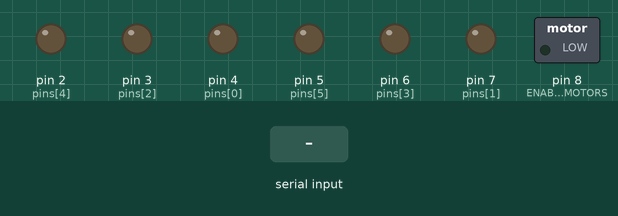
Recording of a sketch running on a simulated Arduino Uno, built with avr-gcc and run on an emulated ATmega328P. Parts: switched loads named in the sketch (green lamp = pin HIGH), output pins drawn as LEDs (lit = HIGH). The test bench sets the inputs (shaded band). What the sketch prints to the serial monitor is not drawn.

Above: at 1.2 s.
1.3 s: byte 30 received over Serial
At 1.7 s:
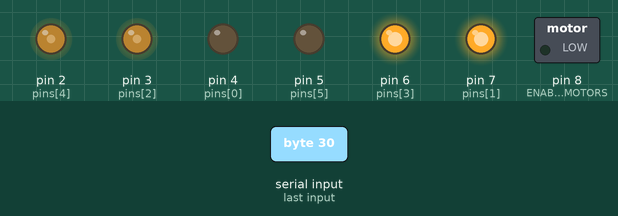
Timing chart, 0 to 4.3 s (numbered marks = the images above; inputs shaded):
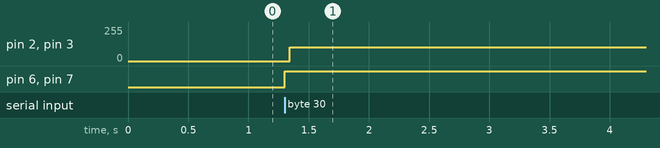

The sketch:

firmware.ino
```cpp
#include <avr/wdt.h>

// Z Motor
#define Y1_B 0b00000001
#define Y2_B 0b00000010
#define Y1_P 0
#define Y2_P 1

// Y Motor
#define G1_B 0b00000100
#define G2_B 0b00001000
#define G1_P 2
#define G2_P 3

// X Motor
#define R1_B 0b00010000
#define R2_B 0b00100000
#define R1_P 4
#define R2_P 5

#define ENABLE_MOTORS 8

#define QTD_PINS 6
#define ENDSTOP_THRESHOLD 500

#define BAUD_RATE 9600

//int  pins[QTD_PINS] =  { 9, 8, 7, 6, 5, 4 }; // arduino leonardo pro micro
//CNC Shield
//int  pins[QTD_PINS] =  { 5, 2, 6, 3, 7, 4 };
//int  pins[QTD_PINS] =  { 2, 5, 3, 6, 4, 7 };
//                      ZS ZD YS YD XS XD
int  pins[QTD_PINS] =  { 4, 7, 3, 6, 2, 5 };
bool values[QTD_PINS];

void printStatusSerial()
{
  Serial.println("---LZak Fw---");

  Serial.print("Baud rate: ");
  Serial.println(BAUD_RATE);
}

void setup()
{
  MCUSR = 0;

  Serial.begin(BAUD_RATE);
  printStatusSerial();

  pinMode(ENABLE_MOTORS, OUTPUT);
  digitalWrite(ENABLE_MOTORS, LOW);

  for(int i = 0; i < QTD_PINS;i++)
  {
    pinMode(pins[i], OUTPUT);
    values[i] = 0;
  }
}

void loop()
{
  // Switch do endstop vai aqui

  if(Serial.available() > 0)
  {
    int received = Serial.read();

    if(received < 0b01000000){
      values[Y1_P] = (received & Y1_B) > 0;
      values[Y2_P] = (received & Y2_B) > 0;
      values[G1_P] = (received & G1_B) > 0;
      values[G2_P] = (received & G2_B) > 0;
      values[R1_P] = (received & R1_B) > 0;
      values[R2_P] = (received & R2_B) > 0;
    }
    else
    {
      // seção para outros comandos.

      // Remover os bits de acao
      int command = received & 0b00111111;
      if(command == 1)
      { // 0b0100.0001
        Serial.println("PONG");
      }
      if(command == 2)
      { // 0b0100.0010
        wdt_enable(WDTO_15MS);
        while(true){}
      }
    }
  }

  // send instruction to motors
  pinPulse();

  //delayMicroseconds(50);
}

void resetArduino()
{

}

// Datasheet A4288
// pg6
// dir setup time: 200ns => 0,2us
// step min pulse: 1us

void pinPulse(){
  // Set Dirs
  for(int i = 1; i < QTD_PINS; i+=2){
    digitalWrite(pins[i], values[i]);
  }
  // wait dir setup time
  delayMicroseconds(50);

  // Do steps
  for(int i = 0; i < QTD_PINS; i+=2){
    // por definição, todos estão em LOW antes
    //if(values[i] == LOW) continue;
    digitalWrite(pins[i], values[i]);
  }
  // wait step pulse
  delayMicroseconds(50);
  // pulse LOW
  for(int i = 0; i < QTD_PINS; i+=2){
    digitalWrite(pins[i], 0);
  }
}
```

Measured:
- after the input at 1.3 s, pin 2 (pins[4]), pin 3 (pins[2]): 0/255 → 104/255 at once; pin 6 (pins[3]), pin 7 (pins[1]): LOW → HIGH at once
